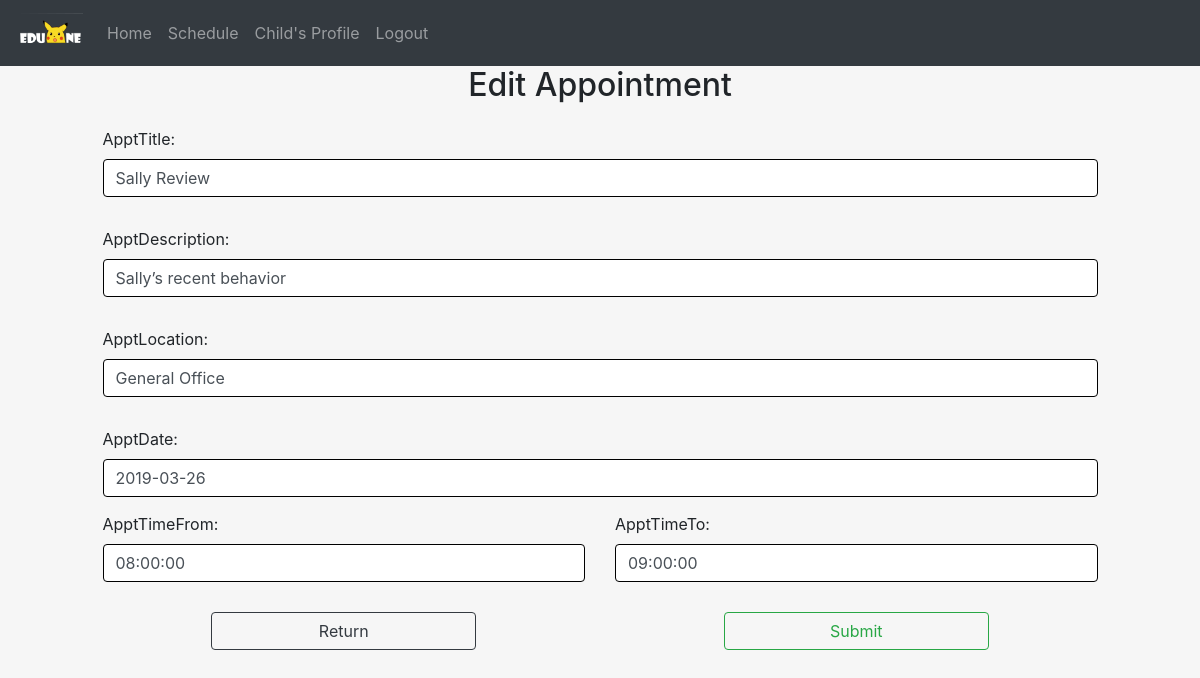
/appointment-edit/9/ (signed in), run on the app's committed database.
### main/models.py (models this page shows, shortened)
class Appointment(models.Model):
    eventPlanner = models.ForeignKey(
        'EventPlanner',
        on_delete=models.CASCADE,
    )
    parent = models.ForeignKey(
        'ParentProfile',
        on_delete=models.CASCADE,
    )
    apptTitle = models.CharField(max_length=30)
    apptDescription = models.CharField(max_length=200)
    apptDate = models.DateField()
    apptLocation = models.CharField(max_length=50)
    apptTimeFrom = models.TimeField()
    apptTimeTo = models.TimeField()
    apptStatus = models.CharField(max_length=8, choices=APPOINTMENT_STATUS, default = 'pending')
    apptRejectionReason = models.CharField(max_length=200, default = '-')

### main/forms.py (the view)
# urls.py: path('appointment-edit/<int:pk>/', AppointmentUpdate.as_view(template_name = "appointment/appointment_update.html"), name = 'appointment-update'),
class AppointmentUpdate(LoginRequiredMixin,UserPassesTestMixin,UpdateView):
    model = Appointment
    success_url = reverse_lazy('appointment-manage')
    fields = [
    'apptTitle',
    'apptDescription',
    'apptDate',
    'apptLocation',
    'apptTimeFrom',
    'apptTimeTo'
    ]
    def test_func(self):
        appointment = self.get_object()
        if self.request.user.is_staff == True:
            return False
        if appointment.parent.user != self.request.user or appointment.apptStatus != 'pending':
            return False
        return True

### main/templates/appointment/appointment_update.html (shortened to what this page needs)
{% include "common/header.html" %}
{% load static %}
{% load widget_tweaks %}
{% block content %}
<!DOCTYPE html>
<head>
		<link rel="stylesheet" href="http://code.jquery.com/ui/1.11.0/themes/smoothness/jquery-ui.css">
		<link rel='stylesheet' href="{% static 'common/css/jquery.timepicker.css' %}" type='text/css' />
</head>
<body>
	<div class="container-fluid">
		<div class="row">
			<div class="col-md-12 text-center">
				<h2>Edit Appointment</h2>
			</div>
		</div>
	</div>
		<form method="post" autocomplete="off">
			<div class="row">
				<div class="col-sm-1"></div>
				<div class="col-sm-10">
					<div class="form group">
						<div class="row" style="padding:15px;">
							{{ form.apptTitle.label_tag }}
							{{ form.apptTitle|add_class:'form-control' }}
						</div>
					</div>
					<div class="form group">
						<div class="row" style="padding:15px;">
							{{ form.apptDescription.label_tag }}
							{{ form.apptDescription|add_class:'form-control' }}
						</div>
					</div>
					<div class="form group">
						<div class="row" style="padding:15px;">
							{{ form.apptLocation.label_tag }}
							{{ form.apptLocation|add_class:'form-control' }}
						</div>
					</div>
					<div class="form group">
						<div class="row" style="padding: 15px;">
							{{ form.apptDate.label_tag }}
							{{ form.apptDate|add_class:'datepicker form-control' }}
						</div>
					</div>
					<div class="form group row">
						<div class="col-sm-6">
							{{ form.apptTimeFrom.label_tag }}
							{{ form.apptTimeFrom|add_class:'timepicker form-control' }}
						</div>
						<div class="col-sm-6">
							{{ form.apptTimeTo.label_tag }}
							{{ form.apptTimeTo|add_class:'timepicker form-control' }}
						</div>
					</div>
					<div class="form group row" style="margin-top: 3%; margin-bottom: 3%;">
						<div class="col-sm-6 text-center">
							<a href="{% url 'appointment-manage' %}" role="button" class="btn btn-outline-dark"> Return </a>
						</div>
						<div class="col-sm-6 text-center">
								<button type="submit" class="btn btn-outline-success">Submit</button>
						</div>
					</div>
					</div>
					</div>
		</form>
</body>
</html>
{% endblock %}

### main/templates/appointment/appointment_update.html (style rules this page uses)
.form-control { border:1px solid black; }
.btn-outline-dark, .btn-outline-success { width: 55%; }

### data on the page
Appointment: apptTitle "Sally Review", apptDescription "Sally’s recent behavior", apptLocation "General Office", apptDate "2019-03-26", apptTimeFrom "08:00:00", apptTimeTo "09:00:00"
